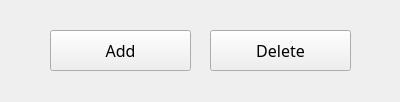
<?xml version="1.0" encoding="UTF-8"?>
<ui version="4.0">
 <class>editwidget</class>
 <widget class="QWidget" name="editwidget">
  <property name="geometry">
   <rect>
    <x>0</x>
    <y>0</y>
    <width>400</width>
    <height>102</height>
   </rect>
  </property>
  <property name="font">
   <font>
    <family>Montserrat</family>
    <pointsize>12</pointsize>
   </font>
  </property>
  <property name="windowTitle">
   <string>Form</string>
  </property>
  <widget class="QPushButton" name="deletebtn">
   <property name="geometry">
    <rect>
     <x>210</x>
     <y>30</y>
     <width>141</width>
     <height>41</height>
    </rect>
   </property>
   <property name="text">
    <string>Delete</string>
   </property>
  </widget>
  <widget class="QPushButton" name="addbtn">
   <property name="geometry">
    <rect>
     <x>50</x>
     <y>30</y>
     <width>141</width>
     <height>41</height>
    </rect>
   </property>
   <property name="text">
    <string>Add</string>
   </property>
  </widget>
 </widget>
 <resources/>
 <connections/>
</ui>
